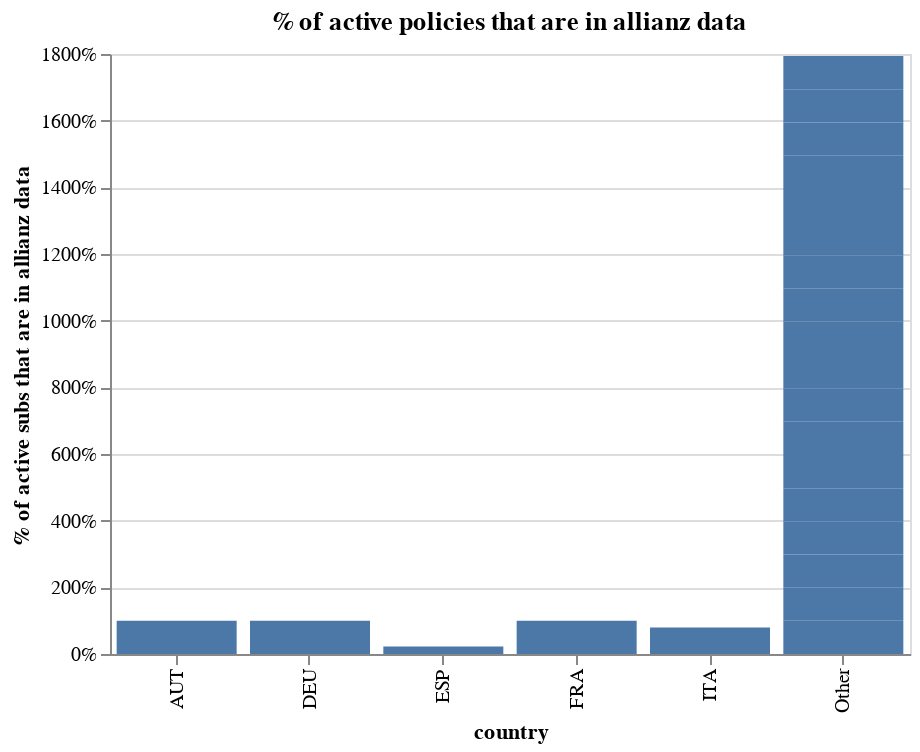

Notebook source saved alongside this figure:
### Code cell
import altair as alt

df = pd.read_csv("final.csv")

df = df.loc[
    df["_merge"].isin(["left_only", "both"]), :
]  ## keep only those that are in the dwh

df["match"] = 0
df.loc[df["_merge"] == "both", "match"] = 1

# look at only active subs
df = df.loc[df["status"].isin(["ACTIVE", "TO_BE_CANCELLED"]), :]

df = df.groupby(["country"])["match"].agg("mean").reset_index()

df.loc[
    df["country"].isin(["DEU", "FRA", "ESP", "ITA", "AUT"]) == False, "country"
] = "Other"

alt.Chart(df).mark_bar().encode(
    x="country",
    y=alt.Y(
        "match:Q",
        axis=alt.Axis(title="% of active subs that are in allianz data", format="%"),
    ),
).properties(
    width=400, height=300, title="% of active policies that are in allianz data"
)

### Figure 1 — Vega-Lite specification as saved in the notebook (floating-point values rounded to 4 significant figures)
{"config": {"view": {"continuousWidth": 400, "continuousHeight": 300}}, "data": {"name": "data-9260918952677d175c239c4ba74dd66f"}, "mark": "bar", "encoding": {"x": {"type": "nominal", "field": "country"}, "y": {"type": "quantitative", "axis": {"format": "%", "title": "% of active subs that are in allianz data"}, "field": "match"}}, "height": 300, "title": "% of active policies that are in allianz data", "width": 400, "$schema": "https://vega.github.io/schema/vega-lite/v4.0.2.json", "datasets": {"data-9260918952677d175c239c4ba74dd66f": [{"country": "AUT", "match": 0.9959}, {"country": "Other", "match": 0.994}, {"country": "DEU", "match": 0.9965}, {"country": "Other", "match": 0.9956}, {"country": "ESP", "match": 0.2263}, {"country": "Other", "match": 0.9956}, {"country": "Other", "match": 0.9941}, {"country": "FRA", "match": 0.9963}, {"country": "Other", "match": 0.9961}, {"country": "Other", "match": 0.9954}, {"country": "Other", "match": 1.0}, {"country": "ITA", "match": 0.7946}, {"country": "Other", "match": 1.0}, {"country": "Other", "match": 1.0}, {"country": "Other", "match": 0.9982}, {"country": "Other", "match": 1.0}, {"country": "Other", "match": 0.9928}, {"country": "Other", "match": 0.9953}, {"country": "Other", "match": 0.9931}, {"country": "Other", "match": 0.9952}, {"country": "Other", "match": 1.0}, {"country": "Other", "match": 0.9963}, {"country": "Other", "match": 0.9946}]}}
